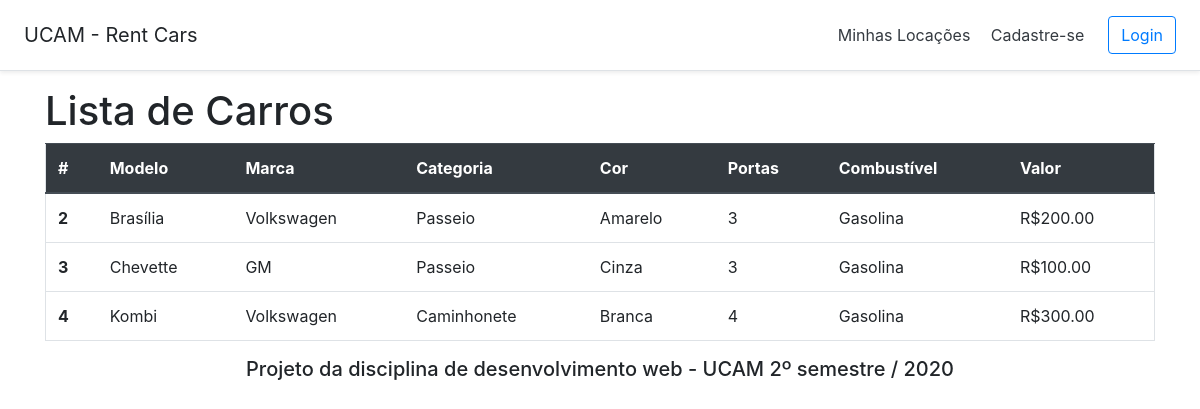
The page / on the database its author committed.
### main/models.py (models this page shows, shortened)
class Automovel(models.Model):
    CATEGORIA_VEICULOS = [
        ('SUV', 'SUV'),
        ('Passeio', 'Passeio'),
        ('Caminhonete', 'Caminhonete'),
        ('Carga', 'Carga')
    ]
    TIPO_COMBUST = [
        ('Gasolina', 'Gasolina'),
        ('Alcool', 'Alcool'),
        ('Diesel', 'Diesel')
    ]
    modelo = models.CharField(max_length=100, blank=False, null=False)
    marca = models.CharField(max_length=100, blank=False, null=False)
    descricao = models.CharField(max_length=300, blank=False, null=False)
    categoria = models.CharField(max_length=20, blank=False, null=False, choices=CATEGORIA_VEICULOS)
    cor = models.CharField(max_length=50, blank=False, null=False)
    numero_portas = models.PositiveIntegerField(blank=False, null=False)
    tipo_combustivel = models.CharField(max_length=20, blank=False, null=False, choices=TIPO_COMBUST)
    quilometragem = models.PositiveIntegerField(blank=False, null=False)
    renavam = models.CharField(max_length=50, blank=False, null=False)
    chassi = models.CharField(max_length=50, blank=False, null=False)
    valor_locacao = models.DecimalField(max_digits = 5, decimal_places = 2)
    quantidade_estoque = models.PositiveIntegerField(blank=False, null=False)

### main/views.py (the view)
# urls.py: path('', views.index, name='index'),
def index(response):
    context = {}
    automoveis = Automovel.objects.filter(quantidade_estoque__gt = 0)
    context['automoveis'] = automoveis
    return render(response, 'main/index.html', context)

### main/templates/main/index.html
{% extends 'main/layout/base.html' %} {% block content %}
<h1>Lista de Carros</h1>
<table class="table border table-hover">
    <thead class="thead-dark">
        <tr>
            <th scope="col">#</th>
            <th scope="col">Modelo</th>
            <th scope="col">Marca</th>
            <th scope="col">Categoria</th>
            <th scope="col">Cor</th>
            <th scope="col">Portas</th>
            <th scope="col">Combustível</th>
            <th scope="col">Valor</th>
        </tr>
    </thead>
    <tbody>
        {% for automovel in automoveis %}
        <tr>
            <th scope="row">{{automovel.id}}</th>
            <td>{{automovel.modelo}}</td>
            <td>{{automovel.marca}}</td>
            <td>{{automovel.categoria}}</td>
            <td>{{automovel.cor}}</td>
            <td>{{automovel.numero_portas}}</td>
            <td>{{automovel.tipo_combustivel}}</td>
            <td>R${{automovel.valor_locacao}}</td>
        </tr>
        {% endfor %}
    </tbody>
</table>
{% endblock content %}

### main/templates/main/layout/base.html
<!DOCTYPE html>
<html lang="en">
<head>
    {% include 'main/layout/header.html' %}
</head>
<body>
    {% include 'main/layout/navbar.html' %}
    <main role="main">
        <div class="container">
            {% block content %} {% endblock content %}
        </div>
    </main>
    {% include 'main/layout/footer.html' %}
</body>
</html>

### main/templates/main/layout/header.html (shortened to what this page needs)
<link rel="stylesheet" href="https://cdn.jsdelivr.net/npm/bootstrap@4.5.3/dist/css/bootstrap.min.css">

### main/templates/main/layout/navbar.html
<div class="d-flex flex-column flex-md-row align-items-center p-3 px-md-4 mb-3 bg-white border-bottom shadow-sm">
    <h5 class="my-0 mr-md-auto font-weight-normal">UCAM - Rent Cars</h5>
    <nav class="my-2 my-md-0 mr-md-3">
        <a class="p-2 text-dark" href="#">Minhas Locações</a>
        <a class="p-2 text-dark" href="#">Cadastre-se</a>
    </nav>
    <a class="btn btn-outline-primary" href="#">Login</a>
</div>

### main/templates/main/layout/footer.html (shortened to what this page needs)
<footer class="mastfoot mt-auto">
    <div class="inner">
        <h5 class="text-center">Projeto da disciplina de desenvolvimento web - UCAM 2º semestre / 2020</h5>
    </div>
</footer>

### rows shown on the page
Automovel: id "2", modelo "Brasília", marca "Volkswagen", categoria "Passeio", cor "Amarelo", numero_portas "3", tipo_combustivel "Gasolina", valor_locacao "200.00"
Automovel: id "3", modelo "Chevette", marca "GM", categoria "Passeio", cor "Cinza", numero_portas "3", tipo_combustivel "Gasolina", valor_locacao "100.00"
Automovel: id "4", modelo "Kombi", marca "Volkswagen", categoria "Caminhonete", cor "Branca", numero_portas "4", tipo_combustivel "Gasolina", valor_locacao "300.00"
